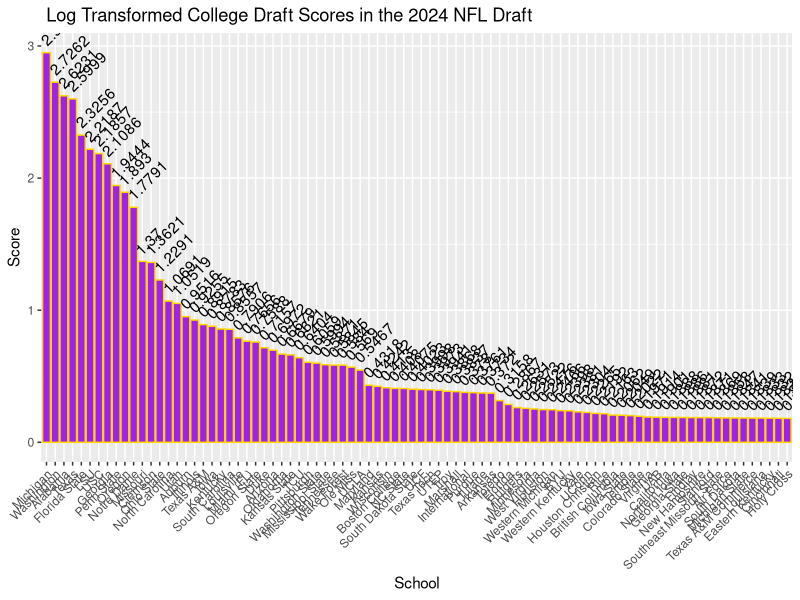

This chart was generated by the following R code:
library(tidyverse)

draft_df <- read.csv("2022-2024-draft.csv")

log_bias <- exp(1) - 1

draft_scores <- function(years, num_teams, transformation) {
    draft_picks <- draft_df %>%
        select(paste0("X", as.character(years))) %>%
        mutate(pick = rownames(.)) %>%
        pivot_longer(cols = colnames(select(., -pick)), 
                     names_to = "year") %>%
        group_by(value, year) %>%
        summarize(pick = list(pick)) %>%
        pivot_wider(names_from = year, values_from = pick) %>%
        filter(value != "") %>%
        rowwise() %>%
        mutate(picks = list(c_across(everything()))) %>%
        ungroup() %>%
        select(value, picks)
    
    pivot_df <- t(draft_picks$picks)
    colnames(pivot_df) <- draft_picks$value
    
    if (transformation == "reciprocal") {
        tukey <- function(x) {
            sum(1 / as.numeric(unlist(x)))
        }
    } else if (transformation == "root") {
        tukey <- function(x) {
            sum(1 / sqrt(as.numeric(unlist(x))))
        }
    } else if (transformation == "log") {
        tukey <- function(x) {
            sum(1 / log(as.numeric(unlist(x)) + log_bias))
        }
    } else {
        return("Transformations must be either 'reciprocal', 'root', or 'log'")
    }
    
    scores_df <- as.data.frame(sort(apply(pivot_df, 2, tukey), 
                                    decreasing = TRUE))
    colnames(scores_df) <- "score"
    
    if (is.numeric(num_teams)) {
        scores_df <- head(scores_df, num_teams)
        top_teams <- paste("Top", num_teams)
    } else if (num_teams == "all") {
        top_teams <- ""
    } else {
        return(gsub("\\\n", "", "The number of teams must either be numeric or
 'all' for all teams"))
    }
    
    p <- ggplot(data = scores_df, 
           aes(x = reorder(rownames(scores_df), -score), y = score)) +
        geom_col(fill = "purple", color = "gold") +
        geom_text(aes(label = round(score, 4)), 
                  position = position_dodge(width = 0.9), 
                  angle = 45, hjust = -0.1, vjust = -0.3) +
        labs(title = paste(top_teams, str_to_title(transformation), 
                           "Transformed College Draft Scores in the",
                           paste(years, collapse = ", "), "NFL Draft"), 
             x = "School", y = "Score") +
        theme(axis.text.x = element_text(angle = 45, hjust = 1), 
              legend.position = "none")
    return(p)
}

scores <- draft_scores(2024, "all", "log")
scores
